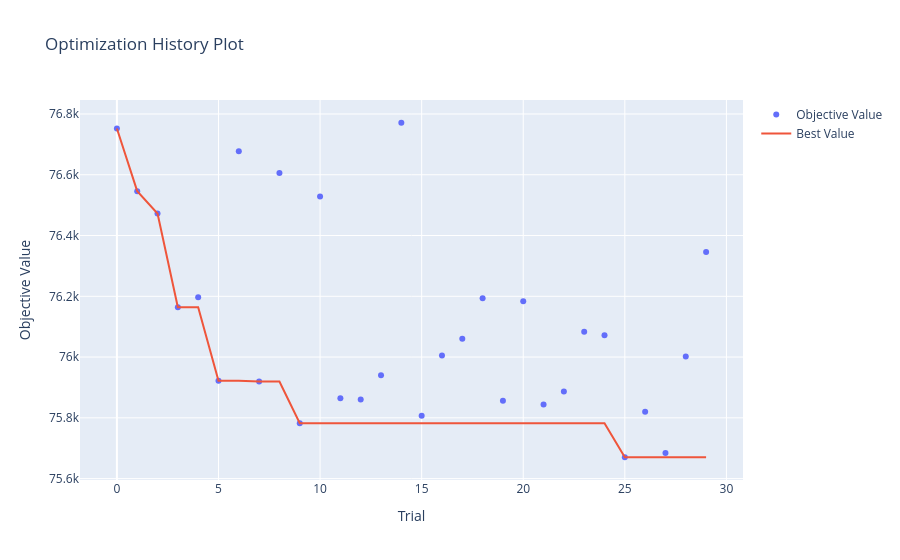
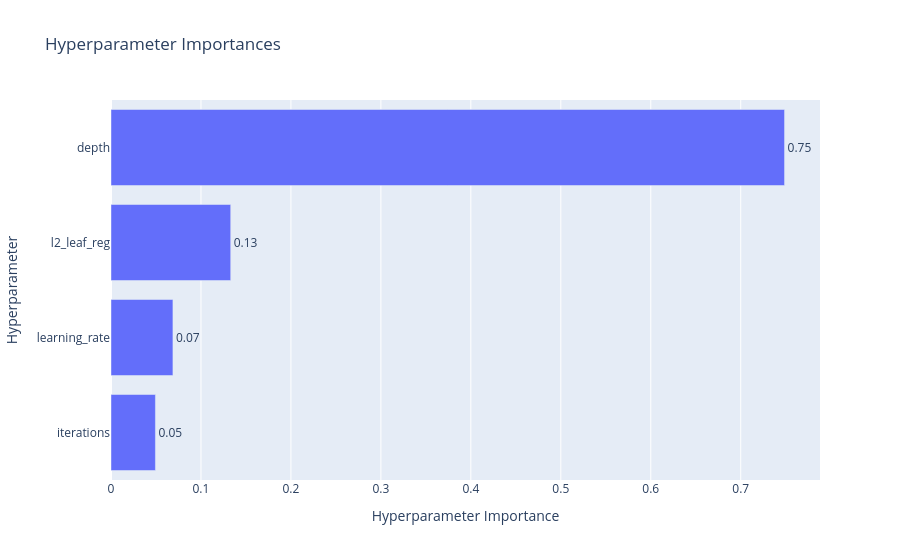

The notebook cell these images were saved under, in order:
### Markdown cell above
<div class="alert alert-info"> <b>Комментарии студентаV1:<br>Исправил.<br></div>

### Code cell
# Визуализация результатов CatBoost
fig1 = optuna.visualization.plot_optimization_history(study)

# Визуализация важности параметров
fig2 = optuna.visualization.plot_param_importances(study)

display(fig1)
display(fig2)

### Figure 1 — Plotly figure (JSON) as saved in the notebook; plotly's stock layout.template omitted (floating-point values rounded to 4 significant figures)
{"data": [{"mode": "markers", "name": "Objective Value", "x": [0, 1, 2, 3, 4, 5, 6, 7, 8, 9, 10, 11, 12, 13, 14, 15, 16, 17, 18, 19, 20, 21, 22, 23, 24, 25, 26, 27, 28, 29], "y": [76750.0, 76550.0, 76470.0, 76160.0, 76200.0, 75920.0, 76680.0, 75920.0, 76610.0, 75780.0, 76530.0, 75860.0, 75860.0, 75940.0, 76770.0, 75810.0, 76010.0, 76060.0, 76190.0, 75860.0, 76180.0, 75840.0, 75890.0, 76080.0, 76070.0, 75670.0, 75820.0, 75680.0, 76000.0, 76350.0], "type": "scatter"}, {"mode": "lines", "name": "Best Value", "x": [0, 1, 2, 3, 4, 5, 6, 7, 8, 9, 10, 11, 12, 13, 14, 15, 16, 17, 18, 19, 20, 21, 22, 23, 24, 25, 26, 27, 28, 29], "y": [76750.0, 76550.0, 76470.0, 76160.0, 76160.0, 75920.0, 75920.0, 75920.0, 75920.0, 75780.0, 75780.0, 75780.0, 75780.0, 75780.0, 75780.0, 75780.0, 75780.0, 75780.0, 75780.0, 75780.0, 75780.0, 75780.0, 75780.0, 75780.0, 75780.0, 75670.0, 75670.0, 75670.0, 75670.0, 75670.0], "type": "scatter"}, {"marker": {"color": "#cccccc"}, "mode": "markers", "name": "Infeasible Trial", "showlegend": false, "x": [], "y": [], "type": "scatter"}], "layout": {"title": {"text": "Optimization History Plot"}, "xaxis": {"title": {"text": "Trial"}}, "yaxis": {"title": {"text": "Objective Value"}}}}

### Figure 2 — Plotly figure (JSON) as saved in the notebook; plotly's stock layout.template omitted (floating-point values rounded to 4 significant figures)
{"data": [{"cliponaxis": false, "hovertemplate": ["iterations (IntDistribution): 0.049386677940029274<extra></extra>", "learning_rate (FloatDistribution): 0.06884158101283601<extra></extra>", "l2_leaf_reg (IntDistribution): 0.13305721602454573<extra></extra>", "depth (IntDistribution): 0.748714525022589<extra></extra>"], "name": "Objective Value", "orientation": "h", "text": ["0.05", "0.07", "0.13", "0.75"], "textposition": "outside", "x": [0.04939, 0.06884, 0.1331, 0.7487], "y": ["iterations", "learning_rate", "l2_leaf_reg", "depth"], "type": "bar"}], "layout": {"title": {"text": "Hyperparameter Importances"}, "xaxis": {"title": {"text": "Hyperparameter Importance"}}, "yaxis": {"title": {"text": "Hyperparameter"}}}}
